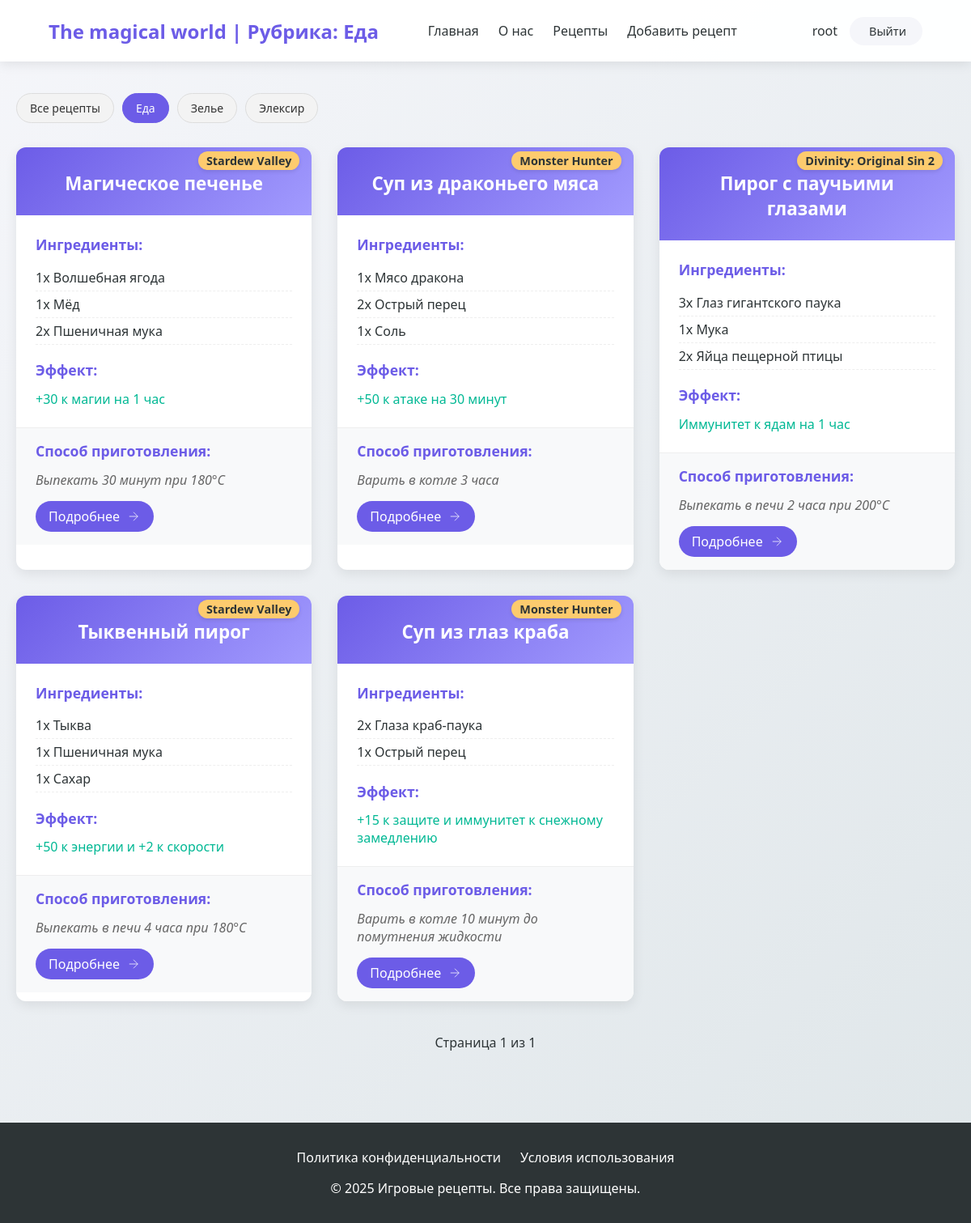
The page /category/Eat/ (signed in) on the database its author committed.
### star/models.py (models this page shows, shortened)
class Category(models.Model):
    name = models.CharField(max_length=255, db_index=True, verbose_name = 'Категория')
    slug = models.SlugField(max_length=100, unique=True, db_index=True)
    class Meta:
        verbose_name = 'Категории'
        verbose_name_plural = 'Категории'
    def get_absolute_url(self):
         return reverse('category', kwargs = {'cat_slug' : self.slug})

class recipe(models.Model):
    title = models.CharField(max_length = 255, verbose_name = 'Название')
    slug = models.SlugField(max_length = 255, unique = True, db_index = True, verbose_name = 'slug')
    game = models.CharField(max_length = 255, verbose_name = 'Название игры')
    ingredients = models.JSONField(default =list, blank = True, verbose_name = 'Ингредиенты')
    effect = models.CharField(max_length = 255, verbose_name = 'Эффект')
    preparation = models.CharField(max_length = 255, verbose_name = 'Способ приготовления')
    time_create = models.DateTimeField(auto_now_add = True, verbose_name = 'Время создания')
    time_update = models.DateTimeField(auto_now = True, verbose_name = 'Время изменение')
    cat = models.ForeignKey('Category', on_delete = models.PROTECT, verbose_name = 'Категория')
    author = models.ForeignKey(get_user_model(), on_delete = models.SET_NULL, related_name = 'post', null = True, default = None)
    class Meta:
        verbose_name = 'Лучшие рецепты'
        verbose_name_plural = 'Лучшие рецепты'
        ordering = ['-time_create']
        indexes = [
            models.Index(fields = ['-time_create'])
        ]
    def get_absolute_url(self):
         return reverse('recipe', kwargs = {'recipe_slug' : self.slug})

### star/views.py (the view)
# urls.py: path('category/<slug:cat_slug>/', views.show_category, name='category'),
@login_required
def show_category(request, cat_slug):
    category = get_object_or_404(Category, slug=cat_slug)
    recipes = recipe.objects.filter(cat=category)
    paginator = Paginator(recipes, 6)
    page_number = request.GET.get('page')
    page_obj = paginator.get_page(page_number)
    context = {
        'recipes': recipes,
        'categories': Category.objects.all(),
        'cat_selected': category.pk,
        'title': f'Рубрика: {category.name}',
        'page_obj': page_obj
    }
    return render(request, 'star/catalog.html', context)

### star/templates/star/catalog.html (shortened to what this page needs)
{% extends 'star/base.html' %}
{% load static %}
{% block content %}
<section class="recipes-section">
    <link type="text/css" href="{% static 'star/css/catalog.css' %}" rel="stylesheet">
    <div class="category-filter">
        <div class="category-buttons">
            <a href="{% url 'all_recipes' %}" class="category-btn {% if not cat_selected %}active{% endif %}">
                Все рецепты
            </a>
            {% for category in categories %}
            <a href="{{ category.get_absolute_url }}"
                class="category-btn {% if category.pk == cat_selected %}active{% endif %}">
                {{ category.name }}
            </a>
            {% endfor %}
        </div>
    </div>
    <div class="recipes-grid">
        {% for recipe in page_obj %}
        <div class="recipe-card">
            <div class="recipe-header">
                <h2>{{ recipe.title }}</h2>
                <span class="game-badge">{{ recipe.game }}</span>
            </div>
            <div class="recipe-content">
                <div class="ingredients">
                    <h3>Ингредиенты:</h3>
                    <ul>
                        {% for ingredient in recipe.ingredients|slice:":3" %}
                        <li>{{ ingredient }}</li>
                        {% endfor %}
                    </ul>
                </div>
                <div class="recipe-effects">
                    <h3>Эффект:</h3>
                    <p>{{ recipe.effect|truncatewords:10  }}</p>
                </div>
            </div>
            <div class="recipe-footer">
                <div class="preparation">
                    <h3>Способ приготовления:</h3>
                    <p>{{ recipe.preparation|truncatewords:10 }}</p>
                    <a href="{{ recipe.get_absolute_url }}" class="details-btn">
                        <span>Подробнее</span>
                        <svg width="18" height="18" viewBox="0 0 24 24" fill="none" stroke="currentColor">
                            <path d="M5 12h14M12 5l7 7-7 7"/>
                        </svg>
                    </a>
                </div>
            </div>
        </div>
        {% endfor %}
    </div>
    <div class="pagination">
        <div class="pagination-links">
            <span class="current-page">
                Страница {{ page_obj.number }} из {{ page_obj.paginator.num_pages }}
            </span>
        </div>
    </div>
</section>
{% endblock %}

### star/templates/star/base.html (shortened to what this page needs)
{% load static %}
<!DOCTYPE html>
<html lang="ru">
<head>
    <link type="text/css" href="{% static 'star/css/style.css' %}" rel="stylesheet">
</head>
<body>
    <header>
        <nav>
            <a href="{% url 'home' %}" class="logo">The magical world | {{ title }}</a>
            <div class="nav-links">
                <a href="{% url 'home' %}">Главная</a>
                <a href="{% url 'about' %}">О нас</a>
                <a href="{% url 'catalog' %}">Рецепты</a>
                <a href="{% url 'addpage' %}">Добавить рецепт</a>
            </div>
            <div class="auth-container">
                    {% if user.is_authenticated %}
                        <span class="nav-links">
                            {{ user.username }}
                        </span>
                        <a href="{% url 'users:logout' %}" class="auth-btn logout-btn">
                        Выйти
                        </a>
                    {% endif %}
                </div>
        </nav>
    </header>
    <main class="container">
        {% block content %}{% endblock %}
    </main>
    <footer>
        <div class="footer-links">
            <a href="#">Политика конфиденциальности</a>
            <a href="#">Условия использования</a>
        </div>
        <p>© 2025 Игровые рецепты. Все права защищены.</p>
    </footer>
</body>
</html>

### star/static/star/css/style.css (style rules this page uses)
:root { --primary: #6c5ce7; --secondary: #a29bfe; --dark: #2d3436; --light: #f5f6fa; --success: #00b894; --warning: #fdcb6e; --danger: #d63031; }
* { margin: 0; padding: 0; box-sizing: border-box; font-family: 'Segoe UI', Tahoma, Geneva, Verdana, sans-serif; }
body { background: linear-gradient(135deg, var(--light), #dfe6e9); min-height: 100vh; color: var(--dark); }
header { background: rgba(255, 255, 255, 0.95); box-shadow: 0 2px 15px rgba(0, 0, 0, 0.1); position: fixed; width: 100%; z-index: 1000; }
nav { display: flex; justify-content: space-between; align-items: center; padding: 1.2rem 5%; max-width: 1400px; margin: 0 auto; }
.logo { font-size: 1.5rem; font-weight: 700; color: var(--primary); text-decoration: none; }
.nav-links { display: flex; gap: 1.5rem; }
.nav-links a { color: var(--dark); text-decoration: none; font-weight: 500; padding: 0.5rem 0; position: relative; }
.nav-links a::after { content: ''; position: absolute; bottom: 0; left: 0; width: 0; height: 2px; background: var(--primary); transition: width 0.3s ease; }
.container { max-width: 1200px; margin: 0 auto; padding: 100px 20px 40px; }
footer { background: var(--dark); color: white; padding: 2rem 5%; text-align: center; margin-top: 3rem; }
.footer-links { display: flex; justify-content: center; gap: 1.5rem; margin-bottom: 1rem; }
.footer-links a { color: white; text-decoration: none; }
.recipes-grid { display: grid; grid-template-columns: repeat(auto-fill, minmax(350px, 1fr)); gap: 2rem; }
.recipe-card { background: white; border-radius: 12px; overflow: hidden; box-shadow: 0 5px 15px rgba(0, 0, 0, 0.08); transition: transform 0.3s ease, box-shadow 0.3s ease; }
.recipe-header { padding: 1.5rem; background: linear-gradient(135deg, var(--primary), var(--secondary)); color: white; position: relative; }
.game-badge { position: absolute; top: -10px; right: 15px; background: var(--warning); color: var(--dark); padding: 3px 10px; border-radius: 20px; font-size: 0.8rem; font-weight: 600; }
.recipe-header h2 { font-size: 1.4rem; margin-top: 5px; }
.recipe-content { padding: 1.5rem; }
.ingredients h3, .recipe-effects h3, .preparation h3 { font-size: 1.1rem; margin-bottom: 0.8rem; color: var(--primary); }
.ingredients ul { list-style-type: none; margin-bottom: 1.2rem; }
.ingredients li { padding: 5px 0; border-bottom: 1px dashed #eee; }
.recipe-effects p { color: var(--success); font-weight: 500; }
.recipe-footer { padding: 1rem 1.5rem; background: #f8f9fa; border-top: 1px solid #eee; }
.preparation p { font-style: italic; color: #666; }

### star/static/star/css/catalog.css (style rules this page uses)
.details-btn { display: inline-flex; align-items: center; gap: 8px; padding: 8px 16px; background: var(--primary); color: white; border-radius: 50px; text-decoration: none; font-weight: 500; transition: all 0.3s ease; margin-top: 15px; }
.game-badge { display: inline-block; background: var(--warning); color: var(--dark); padding: 2px 10px; border-radius: 13px; font-size: 0.9rem; font-weight: 600; margin-top: 15px; box-shadow: 0 2px 5px rgba(0,0,0,0.1); transition: all 0.3s ease; }
.recipe-header { padding: 1.5rem; text-align: center; }
.recipe-header h2 { margin-bottom: 0; padding-bottom: 0; }

### star/templates/star/base.html (style rules this page uses)
.auth-container { display: flex; align-items: center; gap: 15px; }
.auth-btn { display: inline-flex; align-items: center; justify-content: center; padding: 8px 16px; border-radius: 30px; font-weight: 500; text-decoration: none; transition: all 0.3s ease; font-size: 0.9rem; border: none; cursor: pointer; }
.logout-btn { background: var(--light); color: var(--dark); padding: 8px 20px 8px 16px; }

### star/templates/star/catalog.html (style rules this page uses)
.pagination { margin-top: 40px; text-align: center; }
.pagination-links { display: inline-flex; gap: 10px; align-items: center; }
.current-page { padding: 0 15px; font-weight: 500; }
.category-filter { margin-bottom: 30px; }
.category-buttons { display: flex; flex-wrap: wrap; gap: 10px; margin-top: 15px; }
.category-btn { padding: 8px 16px; background: #f3f3f3; border-radius: 20px; color: #333; text-decoration: none; font-size: 14px; transition: all 0.3s ease; border: 1px solid #ddd; }
.category-btn.active { background: #6c5ce7; color: white; border-color: #6c5ce7; }

### rows shown on the page
Category: name "Еда"
Category: name "Зелье"
Category: name "Элексир"
recipe: title "Магическое печенье", game "Stardew Valley", ingredients "1x Волшебная ягода" "1x Мёд" "2x Пшеничная мука", effect "+30 к магии на 1 час", preparation "Выпекать 30 минут при 180°C"
recipe: title "Суп из драконьего мяса", game "Monster Hunter", ingredients "1x Мясо дракона" "2x Острый перец" "1x Соль", effect "+50 к атаке на 30 минут", preparation "Варить в котле 3 часа"
recipe: title "Пирог с паучьими глазами", game "Divinity: Original Sin 2", ingredients "3x Глаз гигантского паука" "1x Мука" "2x Яйца пещерной птицы", effect "Иммунитет к ядам на 1 час", preparation "Выпекать в печи 2 часа при 200°C"
recipe: title "Тыквенный пирог", game "Stardew Valley", ingredients "1x Тыква" "1x Пшеничная мука" "1x Сахар", effect "+50 к энергии и +2 к скорости", preparation "Выпекать в печи 4 часа при 180°C"
recipe: title "Суп из глаз краба", game "Monster Hunter", ingredients "2x Глаза краб-паука" "1x Острый перец", effect "+15 к защите и иммунитет к снежному замедлению", preparation "Варить в котле 10 минут до помутнения жидкости"

### other values the page prints
{{ title }} "Рубрика: Еда"
{{ user.username }} "root"
{{ page_obj.number }} "1"
{{ page_obj.paginator.num_pages }} "1"
